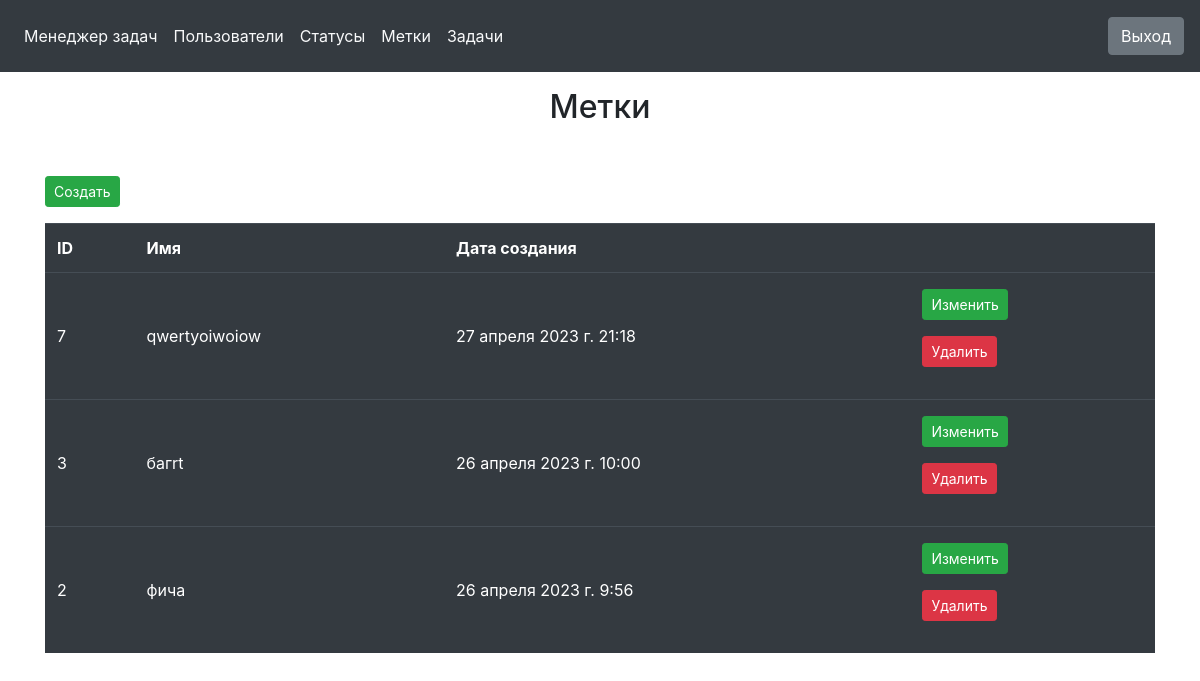
Page /labels/ (signed in) on the committed database.
### labels/models.py (models this page shows, shortened)
class Labels(models.Model):
    name = models.CharField(_('name'), max_length=100, unique=True)
    created_at = models.DateTimeField(_('created at'), auto_now_add=True)
    class Meta:
        verbose_name = _('Labels')
        verbose_name_plural = _('Labels')
        ordering = ['-created_at']

### labels/views.py (the view)
# urls.py: path('', LabelsView.as_view(), name='labels'),
class LabelsView(BaseLoginRequiredMixin, ListView):
    model = Labels
    template_name = 'labels/index.html'

### core/mixins.py (called while the page is built)
    @method_decorator(login_required_message)
    def dispatch(self, request, *args, **kwargs):
        return super().dispatch(request, *args, **kwargs)

### templates/labels/index.html
{% extends 'base.html' %}
{% load i18n %}
{% block content %}
<main>
    <div class="container">
        <h2 class="text-center mt-3"  style="min-height: 10vh;">{% trans "Labels" %}</h2>
        <p><a href="{% url 'create_label' %}" class="btn btn-success btn-sm">{% trans "Create" %}</a></p>
        <table class="table table-dark table-striped-columns">
            <thead>
                <tr class="font-weight-bold">
                    <td>{% trans "ID" %}</td>
                    <td>{% trans "Name" %}</td>
                    <td>{% trans "Created at" %}</td>
                    <td ></td>
                </tr>
            </thead>
            <tbody>
                {% for label in object_list %}
                <tr>
                    <td class="align-middle py-3">{{ label.pk }}</td>
                    <td class="align-middle py-3">{{ label.name }}</td>
                    <td class="align-middle py-3">{{ label.created_at }}</td>
                    <td class="py-3">
                        <p><a href="{% url 'update_label' label.pk %}" class="btn btn-success btn-sm">{% trans "Update" %}</a></p>
                        <p><a href="{% url 'delete_label' label.pk %}" class="btn btn-danger btn-sm">{% trans "Delete"%}</a></p>
                    </td>
                </tr>
                {% endfor %}
            </tbody>
        </table>
    </div>
</main>
{% endblock %}

### rows in the picture
Labels: pk "7", name "qwertyoiwoiow", created_at "27 апреля 2023 г. 21:18"
Labels: pk "3", name "багrt", created_at "26 апреля 2023 г. 10:00"
Labels: pk "2", name "фича", created_at "26 апреля 2023 г. 9:56"
